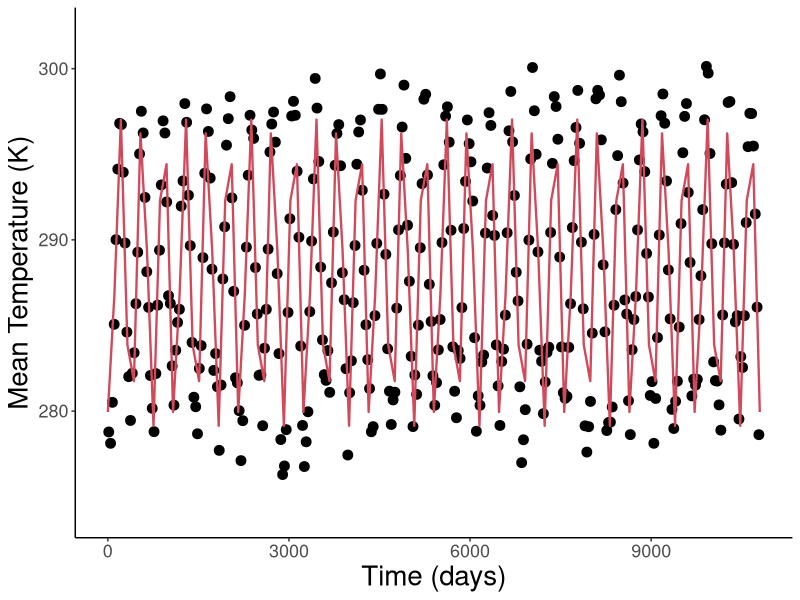
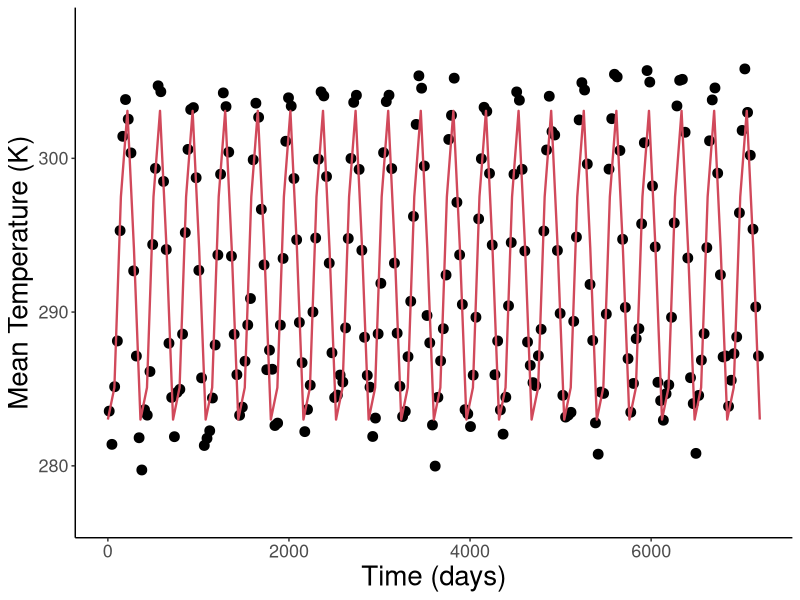

The R source for these figures, in order:
#############################################################################
#### This R script fits sinusoidal functions to habitat temperature data ####
#############################################################################


# Load packages and set working directory
library(tidyr)
library(ggplot2)
library(dplyr)
library(tidyverse)
setwd(dirname(rstudioapi::getActiveDocumentContext()$path))


# INPUT DATA
# Select a location by removing # in front of name and placing # in front of other locations
#data <- as.data.frame(read_csv("Climate data Benin.csv"))
#data <- as.data.frame(read_csv("Climate data Nigeria.csv"))
#data <- as.data.frame(read_csv("Climate data China Dafeng.csv"))
#data <- as.data.frame(read_csv("Climate data China Langfang.csv"))
#data <- as.data.frame(read_csv("Climate data China Xinxiang.csv"))
#data <- as.data.frame(read_csv("Climate data Brazil.csv"))
#data <- as.data.frame(read_csv("Climate data Mississippi.csv"))
#data <- as.data.frame(read_csv("Climate data Japan Monobe.csv"))
data <- as.data.frame(read_csv("Climate data Greece.csv"))


# HISTORICAL PERIOD (1961-1990)
# Fit to data
data.h <- subset(data, period == "historical")
fit.h <- nls(T_K ~ meanT + amplT * sin(2*pi*(days + shiftT)/360), data = data.h,
             start = list(meanT = 290, amplT = 10, shiftT = 30))
summary(fit.h)

# Plot
xmin <- 0
xmax <- 360*(1990-1960)
ggplot(data.h, aes(x=days, y=T_K)) + 
  geom_point(size=3, color="black") +
  #geom_line(size=0.8) +
  geom_function(fun = function(t){coef(fit.h)[1] + coef(fit.h)[2] * sin(2*pi*(t + coef(fit.h)[3])/360)},
                size=0.8, color="#d1495b") +
  labs(x="Time (days)", y="Mean Temperature (K)") +
  scale_x_continuous(limits=c(xmin, xmax)) +
  scale_y_continuous(limits=c(coef(fit.h)[1] - abs(coef(fit.h)[2]) - 5, coef(fit.h)[1] + abs(coef(fit.h)[2]) + 5)) +
  theme(panel.grid.major = element_blank(), panel.grid.minor = element_blank(),
        panel.background = element_rect(fill="transparent"), plot.background = element_rect(fill="transparent"),
        axis.line = element_line(colour = "black"), legend.position = "none", 
        axis.text = element_text(size=13), axis.title = element_text(size=20))


# FUTURE PERIOD (2081-2100)
# Fit to data
data.f <- subset(data, period == "future_end")
fit.f <- nls(T_K ~ meanT + amplT * sin(2*pi*(days + shiftT)/360), data = data.f,
             start = list(meanT = 300, amplT = 10, shiftT = 30))
summary(fit.f)

# Plot
xmin <- 0
xmax <- 360*(2100-2080)
ggplot(data.f, aes(x=days, y=T_K)) + 
  geom_point(size=3, color="black") +
  #geom_line(size=0.8) +
  geom_function(fun = function(t){coef(fit.f)[1] + coef(fit.f)[2] * sin(2*pi*(t + coef(fit.f)[3])/360)},
                size=0.8, color="#d1495b") +
  labs(x="Time (days)", y="Mean Temperature (K)") +
  scale_x_continuous(limits=c(xmin, xmax)) +
  scale_y_continuous(limits=c(coef(fit.f)[1] - abs(coef(fit.f)[2]) - 5, coef(fit.f)[1] + abs(coef(fit.f)[2]) + 5)) +
  theme(panel.grid.major = element_blank(), panel.grid.minor = element_blank(),
        panel.background = element_rect(fill="transparent"), plot.background = element_rect(fill="transparent"),
        axis.line = element_line(colour = "black"), legend.position = "none", 
        axis.text = element_text(size=13), axis.title = element_text(size=20))



# MEAN TEMPERATURE DURING ACTIVE PERIOD (mean T when T > Tmin)
# input temperature response parameters
TR.data <- as.data.frame(read_csv("Temperature response parameters.csv"))

# Select an insect by removing # in front of name and placing # in front of other species
#sp.data <- subset(TR.data, Species == "Clavigralla shadabi Benin")
#sp.data <- subset(TR.data, Species == "Clavigralla tomentosicollis Benin")
#sp.data <- subset(TR.data, Species == "Clavigralla tomentosicollis Burkina Faso")
#sp.data <- subset(TR.data, Species == "Apolygus lucorum China Dafeng")
#sp.data <- subset(TR.data, Species == "Adelphocoris suturalis China Dafeng")
#sp.data <- subset(TR.data, Species == "Apolygus lucorum China Langfang")
#sp.data <- subset(TR.data, Species == "Adelphocoris suturalis China Xinxiang")
#sp.data <- subset(TR.data, Species == "Macrosiphum euphorbiae Brazil")
#sp.data <- subset(TR.data, Species == "Aulacorthum solani Brazil")
#sp.data <- subset(TR.data, Species == "Uroleucon ambrosiae Brazil")
#sp.data <- subset(TR.data, Species == "Macrolophus pygmaeus on Myzus persicae Greece")
sp.data <- subset(TR.data, Species == "Macrolophus pygmaeus on Trialeurodes vaporariorum Greece")


# Calculate active period in data (T > Tmin)
T.sum <- 0 # sum of temperatures during active period
length <- 0 # length of active period
for(i in 1:nrow(data.f)) {if(data.f[i,"T_K"] > sp.data["Tmin"][[1]])
  {T.sum <- T.sum + data.f[i,"T_K"]
  length <- length + 1}
}
meanT.active <- T.sum/length
meanT.active


# Calculate active period in model (T(t) > Tmin)
yr <- 360 # days in a year (using 360 for simplicity)
# temperature function
T <- function(t) (coef(fit.f)[1] + coef(fit.f)[2] * sin(2*pi*(t + coef(fit.f)[3])/yr))[[1]]
tStart <- 0 # start of active period
tEnd <- 0 # end of active period
T.active <- 0 # sum of temperatures during active period
for(i in 0:yr) {
  if(T(i) > sp.data["Tmin"] & tStart == 0) {tStart <- i}
  if(T(i) > sp.data["Tmin"]) {tEnd <- i
    T.active <- T.active + T(i)}
}
meanT.active <- T.active/(tEnd-tStart)
tStart
tEnd
meanT.active
coef(fit.f)[1][[1]] # meanT during future period
